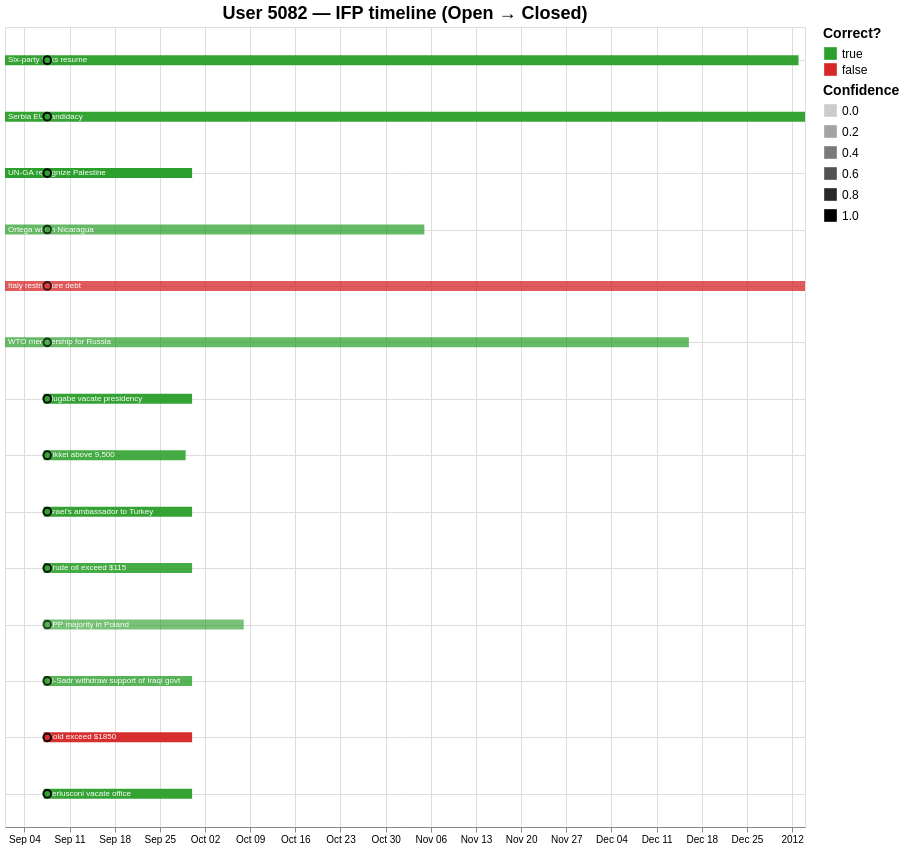

The Vega-Lite source for this figure:
### Vega-Lite specification from a JSON file in a GitHub repository (floating-point values rounded to 4 significant figures)
{"config": {"view": {"continuousWidth": 300, "continuousHeight": 300}, "legend": {"labelFontSize": 12, "symbolSize": 160, "titleFontSize": 14}, "title": {"fontSize": 18}}, "layer": [{"mark": {"type": "bar", "height": 10}, "encoding": {"color": {"field": "is_correct", "legend": {"title": "Correct?"}, "scale": {"domain": [true, false], "range": ["#2ca02c", "#d62728"]}, "type": "nominal"}, "opacity": {"field": "confidence", "legend": {"title": "Confidence"}, "scale": {"domain": [0, 1], "range": [0.2, 1.0]}, "type": "quantitative"}, "tooltip": [{"field": "ifp_id", "title": "IFP", "type": "nominal"}, {"field": "short_title", "title": "Title", "type": "nominal"}, {"field": "date_start", "title": "Opened", "type": "temporal"}, {"field": "date_closed", "title": "Closed", "type": "temporal"}, {"field": "outcome", "title": "Outcome", "type": "nominal"}, {"field": "is_correct", "title": "Correct?", "type": "nominal"}, {"field": "confidence", "format": ".3f", "title": "Confidence", "type": "quantitative"}], "x": {"field": "date_start", "title": "Date", "type": "temporal"}, "x2": {"field": "date_closed"}, "y": {"axis": {"domain": false, "labels": false, "ticks": false}, "field": "y_idx", "scale": {"domain": [-0.5, 13.5], "nice": false, "reverse": true}, "title": null, "type": "quantitative"}}, "name": "view_560e5ad2fd67f00c_0"}, {"mark": {"type": "text", "align": "left", "color": "white", "dx": 3, "fontSize": 8}, "encoding": {"text": {"field": "short_title", "type": "nominal"}, "x": {"field": "date_start", "type": "temporal"}, "y": {"axis": {"domain": false, "labels": false, "ticks": false}, "field": "y_idx", "scale": {"domain": [-0.5, 13.5], "nice": false, "reverse": true}, "title": null, "type": "quantitative"}}}, {"mark": {"type": "point", "filled": true, "size": 60, "stroke": "black"}, "encoding": {"color": {"field": "is_correct", "legend": null, "scale": {"domain": [true, false], "range": ["#2ca02c", "#d62728"]}, "type": "nominal"}, "opacity": {"field": "confidence", "legend": null, "scale": {"domain": [0, 1], "range": [0.2, 1.0]}, "type": "quantitative"}, "tooltip": [{"field": "ifp_id", "title": "IFP", "type": "nominal"}, {"field": "short_title", "title": "Title", "type": "nominal"}, {"field": "baseline_time", "title": "Baseline forecast time", "type": "temporal"}, {"field": "baseline_top_option", "title": "Top option", "type": "nominal"}, {"field": "baseline_top_prob", "format": ".3f", "title": "Top prob", "type": "quantitative"}, {"field": "baseline_forecast", "title": "Baseline forecast", "type": "nominal"}, {"field": "date_start", "title": "Opened", "type": "temporal"}, {"field": "date_closed", "title": "Closed", "type": "temporal"}, {"field": "outcome", "title": "Outcome", "type": "nominal"}, {"field": "is_correct", "title": "Correct?", "type": "nominal"}], "x": {"field": "baseline_time", "title": null, "type": "temporal"}, "y": {"axis": {"domain": false, "labels": false, "ticks": false}, "field": "y_idx", "scale": {"domain": [-0.5, 13.5], "nice": false, "reverse": true}, "title": null, "type": "quantitative"}}}], "data": {"name": "data-b612ee0105fbb636da73bff7577536b4"}, "height": 800, "params": [{"name": "param_db82be42624d4632", "select": {"type": "interval", "encodings": ["x"]}, "bind": "scales", "views": ["view_560e5ad2fd67f00c_0"]}, {"name": "param_e9b61157fc812227", "select": {"type": "interval", "encodings": ["y"]}, "bind": "scales", "views": ["view_560e5ad2fd67f00c_0"]}], "title": "User 5082 — IFP timeline (Open → Closed)", "width": 800, "$schema": "https://vega.github.io/schema/vega-lite/v6.1.0.json", "datasets": {"data-b612ee0105fbb636da73bff7577536b4": [{"y_idx": 0, "ifp_id": "1001-0", "short_title": "Six-party talks resume", "date_start": "2011-09-01T00:00:00", "date_closed": "2012-01-02T00:00:00", "outcome": "b", "baseline_time": "2011-09-07T13:04:51", "baseline_forecast": "a: 0.05, b: 0.95", "baseline_top_option": "b", "baseline_top_prob": 0.95, "is_correct": true, "confidence": 0.95}, {"y_idx": 1, "ifp_id": "1003-0", "short_title": "Serbia EU candidacy", "date_start": "2011-09-01T00:00:00", "date_closed": "2012-01-03T00:00:00", "outcome": "b", "baseline_time": "2011-09-07T13:05:43", "baseline_forecast": "a: 0.05, b: 0.95", "baseline_top_option": "b", "baseline_top_prob": 0.95, "is_correct": true, "confidence": 0.95}, {"y_idx": 2, "ifp_id": "1004-0", "short_title": "UN-GA recognize Palestine", "date_start": "2011-09-01T00:00:00", "date_closed": "2011-09-30T00:00:00", "outcome": "b", "baseline_time": "2011-09-07T13:06:00", "baseline_forecast": "a: 0.0, b: 1.0", "baseline_top_option": "b", "baseline_top_prob": 1.0, "is_correct": true, "confidence": 1.0}, {"y_idx": 3, "ifp_id": "1005-0", "short_title": "Ortega win in Nicaragua", "date_start": "2011-09-01T00:00:00", "date_closed": "2011-11-05T00:00:00", "outcome": "a", "baseline_time": "2011-09-07T13:06:16", "baseline_forecast": "a: 0.65, b: 0.35", "baseline_top_option": "a", "baseline_top_prob": 0.65, "is_correct": true, "confidence": 0.65}, {"y_idx": 4, "ifp_id": "1006-0", "short_title": "Italy restructure debt", "date_start": "2011-09-01T00:00:00", "date_closed": "2012-01-03T00:00:00", "outcome": "b", "baseline_time": "2011-09-07T13:06:28", "baseline_forecast": "a: 0.7, b: 0.3", "baseline_top_option": "a", "baseline_top_prob": 0.7, "is_correct": false, "confidence": 0.7}, {"y_idx": 5, "ifp_id": "1008-0", "short_title": "WTO membership for Russia", "date_start": "2011-09-01T00:00:00", "date_closed": "2011-12-16T00:00:00", "outcome": "a", "baseline_time": "2011-09-07T13:07:06", "baseline_forecast": "a: 0.65, b: 0.35", "baseline_top_option": "a", "baseline_top_prob": 0.65, "is_correct": true, "confidence": 0.65}, {"y_idx": 6, "ifp_id": "1017-0", "short_title": "Mugabe vacate presidency", "date_start": "2011-09-07T00:00:00", "date_closed": "2011-09-30T00:00:00", "outcome": "b", "baseline_time": "2011-09-07T13:08:58", "baseline_forecast": "a: 0.05, b: 0.95", "baseline_top_option": "b", "baseline_top_prob": 0.95, "is_correct": true, "confidence": 0.95}, {"y_idx": 7, "ifp_id": "1011-0", "short_title": "Nikkei above 9,500", "date_start": "2011-09-07T00:00:00", "date_closed": "2011-09-29T00:00:00", "outcome": "b", "baseline_time": "2011-09-07T13:09:23", "baseline_forecast": "a: 0.15, b: 0.85", "baseline_top_option": "b", "baseline_top_prob": 0.85, "is_correct": true, "confidence": 0.85}, {"y_idx": 8, "ifp_id": "1015-0", "short_title": "Israel's ambassador to Turkey", "date_start": "2011-09-07T00:00:00", "date_closed": "2011-09-30T00:00:00", "outcome": "b", "baseline_time": "2011-09-07T13:09:46", "baseline_forecast": "a: 0.05, b: 0.95", "baseline_top_option": "b", "baseline_top_prob": 0.95, "is_correct": true, "confidence": 0.95}, {"y_idx": 9, "ifp_id": "1010-0", "short_title": "Crude oil exceed $115", "date_start": "2011-09-07T00:00:00", "date_closed": "2011-09-30T00:00:00", "outcome": "b", "baseline_time": "2011-09-07T13:10:01", "baseline_forecast": "a: 0.15, b: 0.85", "baseline_top_option": "b", "baseline_top_prob": 0.85, "is_correct": true, "confidence": 0.85}, {"y_idx": 10, "ifp_id": "1016-0", "short_title": "CPP majority in Poland", "date_start": "2011-09-07T00:00:00", "date_closed": "2011-10-08T00:00:00", "outcome": "a", "baseline_time": "2011-09-07T13:10:45", "baseline_forecast": "a: 0.55, b: 0.45", "baseline_top_option": "a", "baseline_top_prob": 0.55, "is_correct": true, "confidence": 0.55}, {"y_idx": 11, "ifp_id": "1018-0", "short_title": "Al-Sadr withdraw support of Iraqi govt", "date_start": "2011-09-07T00:00:00", "date_closed": "2011-09-30T00:00:00", "outcome": "b", "baseline_time": "2011-09-07T13:11:39", "baseline_forecast": "a: 0.25, b: 0.75", "baseline_top_option": "b", "baseline_top_prob": 0.75, "is_correct": true, "confidence": 0.75}, {"y_idx": 12, "ifp_id": "1013-0", "short_title": "Gold exceed $1850", "date_start": "2011-09-07T00:00:00", "date_closed": "2011-09-30T00:00:00", "outcome": "b", "baseline_time": "2011-09-07T13:12:00", "baseline_forecast": "a: 0.95, b: 0.05", "baseline_top_option": "a", "baseline_top_prob": 0.95, "is_correct": false, "confidence": 0.95}, {"y_idx": 13, "ifp_id": "1012-0", "short_title": "Berlusconi vacate office", "date_start": "2011-09-07T00:00:00", "date_closed": "2011-09-30T00:00:00", "outcome": "b", "baseline_time": "2011-09-07T13:12:13", "baseline_forecast": "a: 0.05, b: 0.95", "baseline_top_option": "b", "baseline_top_prob": 0.95, "is_correct": true, "confidence": 0.95}]}}
